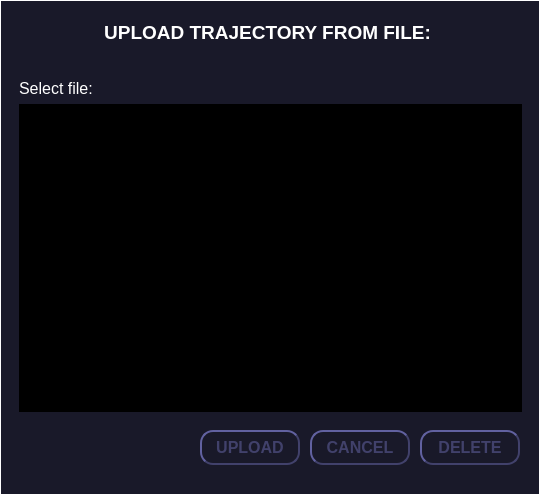
<?xml version="1.0" encoding="UTF-8"?>
<ui version="4.0">
 <class>TrjUploadWindow</class>
 <widget class="QWidget" name="TrjUploadWindow">
  <property name="geometry">
   <rect>
    <x>0</x>
    <y>0</y>
    <width>540</width>
    <height>495</height>
   </rect>
  </property>
  <property name="minimumSize">
   <size>
    <width>540</width>
    <height>495</height>
   </size>
  </property>
  <property name="maximumSize">
   <size>
    <width>540</width>
    <height>495</height>
   </size>
  </property>
  <property name="windowTitle">
   <string>Form</string>
  </property>
  <property name="styleSheet">
   <string notr="true">background-color:#191929;</string>
  </property>
  <widget class="QFrame" name="window_frame">
   <property name="geometry">
    <rect>
     <x>0</x>
     <y>0</y>
     <width>540</width>
     <height>495</height>
    </rect>
   </property>
   <property name="styleSheet">
    <string notr="true">border-style: solid;
border-width: 1px;
 border-color: white;</string>
   </property>
   <property name="frameShape">
    <enum>QFrame::StyledPanel</enum>
   </property>
   <property name="frameShadow">
    <enum>QFrame::Raised</enum>
   </property>
   <widget class="QPushButton" name="btn_cancel">
    <property name="geometry">
     <rect>
      <x>310</x>
      <y>430</y>
      <width>100</width>
      <height>35</height>
     </rect>
    </property>
    <property name="font">
     <font>
      <pointsize>12</pointsize>
      <weight>75</weight>
      <bold>true</bold>
     </font>
    </property>
    <property name="accessibleName">
     <string>all</string>
    </property>
    <property name="accessibleDescription">
     <string>cancel</string>
    </property>
    <property name="styleSheet">
     <string notr="true">QPushButton {
    border-style: outset;
    border-width: 2px;
    border-radius:13px;
	border-color: #41416b;
    min-width: 2em;
    padding: 6px;
	color: #41416b;
}

QPushButton:pressed {
	background-color:#ff4040;
 	border-width: 4px;
	border-color:#1c1c1c;
	color: white;
}

</string>
    </property>
    <property name="text">
     <string>CANCEL</string>
    </property>
   </widget>
   <widget class="QPushButton" name="btn_upload">
    <property name="geometry">
     <rect>
      <x>200</x>
      <y>430</y>
      <width>100</width>
      <height>35</height>
     </rect>
    </property>
    <property name="font">
     <font>
      <pointsize>12</pointsize>
      <weight>75</weight>
      <bold>true</bold>
     </font>
    </property>
    <property name="accessibleName">
     <string>all</string>
    </property>
    <property name="accessibleDescription">
     <string>upload</string>
    </property>
    <property name="styleSheet">
     <string notr="true">QPushButton {
    border-style: outset;
    border-width: 2px;
    border-radius:13px;
	border-color: #41416b;
    min-width: 2em;
    padding: 6px;
	color: #41416b;
}

QPushButton:pressed {
	background-color:#40ff66;
 	border-width: 4px;
	border-color:#1c1c1c;
	color: white;
}</string>
    </property>
    <property name="text">
     <string>UPLOAD</string>
    </property>
   </widget>
   <widget class="QFrame" name="select_frame">
    <property name="geometry">
     <rect>
      <x>10</x>
      <y>70</y>
      <width>521</width>
      <height>351</height>
     </rect>
    </property>
    <property name="styleSheet">
     <string notr="true">border-width: 0px;</string>
    </property>
    <property name="frameShape">
     <enum>QFrame::StyledPanel</enum>
    </property>
    <property name="frameShadow">
     <enum>QFrame::Raised</enum>
    </property>
    <layout class="QVBoxLayout" name="verticalLayout">
     <item>
      <widget class="QLabel" name="lbl_select">
       <property name="font">
        <font>
         <pointsize>12</pointsize>
        </font>
       </property>
       <property name="styleSheet">
        <string notr="true">color: white;

</string>
       </property>
       <property name="text">
        <string>Select file:</string>
       </property>
      </widget>
     </item>
     <item>
      <widget class="QListWidget" name="lst_select">
       <property name="font">
        <font>
         <pointsize>16</pointsize>
        </font>
       </property>
       <property name="styleSheet">
        <string notr="true">background-color: black;
color: white;
</string>
       </property>
      </widget>
     </item>
    </layout>
   </widget>
   <widget class="QFrame" name="header_frame">
    <property name="geometry">
     <rect>
      <x>4</x>
      <y>4</y>
      <width>532</width>
      <height>60</height>
     </rect>
    </property>
    <property name="styleSheet">
     <string notr="true">border-width: 0px;</string>
    </property>
    <property name="frameShape">
     <enum>QFrame::StyledPanel</enum>
    </property>
    <property name="frameShadow">
     <enum>QFrame::Raised</enum>
    </property>
    <widget class="QLabel" name="lbl_header">
     <property name="geometry">
      <rect>
       <x>8</x>
       <y>17</y>
       <width>511</width>
       <height>23</height>
      </rect>
     </property>
     <property name="font">
      <font>
       <pointsize>14</pointsize>
       <weight>75</weight>
       <bold>true</bold>
      </font>
     </property>
     <property name="styleSheet">
      <string notr="true">color: white;
</string>
     </property>
     <property name="text">
      <string>UPLOAD TRAJECTORY FROM FILE:</string>
     </property>
     <property name="alignment">
      <set>Qt::AlignCenter</set>
     </property>
    </widget>
    <widget class="QPushButton" name="btn_close_window">
     <property name="geometry">
      <rect>
       <x>503</x>
       <y>2</y>
       <width>31</width>
       <height>25</height>
      </rect>
     </property>
     <property name="sizePolicy">
      <sizepolicy hsizetype="Fixed" vsizetype="Fixed">
       <horstretch>0</horstretch>
       <verstretch>0</verstretch>
      </sizepolicy>
     </property>
     <property name="text">
      <string/>
     </property>
     <property name="iconSize">
      <size>
       <width>32</width>
       <height>32</height>
      </size>
     </property>
    </widget>
   </widget>
   <widget class="QPushButton" name="btn_delete">
    <property name="geometry">
     <rect>
      <x>420</x>
      <y>430</y>
      <width>100</width>
      <height>35</height>
     </rect>
    </property>
    <property name="sizePolicy">
     <sizepolicy hsizetype="Maximum" vsizetype="Fixed">
      <horstretch>0</horstretch>
      <verstretch>0</verstretch>
     </sizepolicy>
    </property>
    <property name="font">
     <font>
      <pointsize>12</pointsize>
      <weight>75</weight>
      <bold>true</bold>
     </font>
    </property>
    <property name="accessibleName">
     <string>all</string>
    </property>
    <property name="accessibleDescription">
     <string>delete</string>
    </property>
    <property name="styleSheet">
     <string notr="true">QPushButton {
    border-style: outset;
    border-width: 2px;
    border-radius:13px;
	border-color: #41416b;
    min-width: 2em;
    padding: 6px;
	color: #41416b;
}

QPushButton:pressed {
	background-color:#40ff66;
 	border-width: 4px;
	border-color:#1c1c1c;
	color: white;
}</string>
    </property>
    <property name="text">
     <string>DELETE</string>
    </property>
   </widget>
  </widget>
 </widget>
 <resources/>
 <connections/>
</ui>
